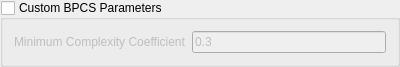
<?xml version="1.0" encoding="UTF-8"?>
<ui version="4.0">
 <class>GroupBox</class>
 <widget class="QGroupBox" name="GroupBox">
  <property name="geometry">
   <rect>
    <x>0</x>
    <y>0</y>
    <width>400</width>
    <height>60</height>
   </rect>
  </property>
  <property name="windowTitle">
   <string>GroupBox</string>
  </property>
  <property name="title">
   <string>Custom BPCS Parameters</string>
  </property>
  <property name="checkable">
   <bool>true</bool>
  </property>
  <property name="checked">
   <bool>false</bool>
  </property>
  <layout class="QVBoxLayout" name="verticalLayout">
   <item>
    <layout class="QFormLayout" name="min_alpha_field_layout">
     <item row="0" column="0">
      <widget class="QLabel" name="min_alpha_lable">
       <property name="text">
        <string>Minimum Complexity Coefficient</string>
       </property>
      </widget>
     </item>
     <item row="0" column="1">
      <widget class="QLineEdit" name="min_alpha_line_edit">
       <property name="text">
        <string>0.3</string>
       </property>
       <property name="placeholderText">
        <string>0 to 0.5</string>
       </property>
      </widget>
     </item>
    </layout>
   </item>
  </layout>
 </widget>
 <resources/>
 <connections/>
</ui>
